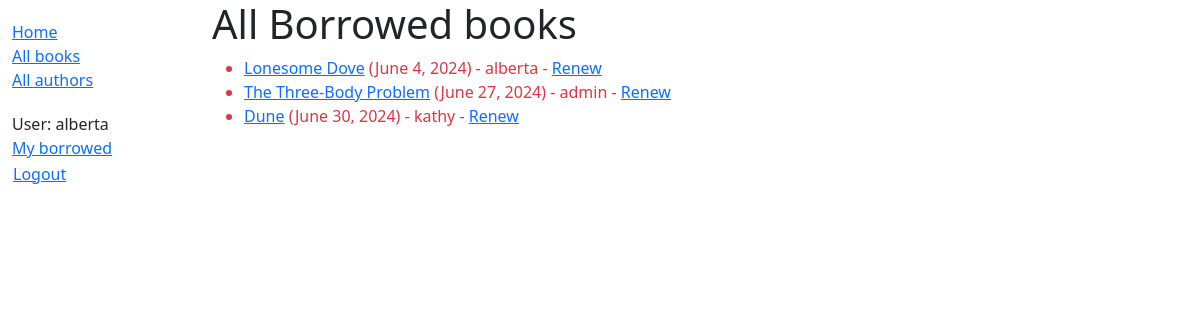
/catalog/borrowedbooks/ (signed in), run on an earlier commit of the app's database.
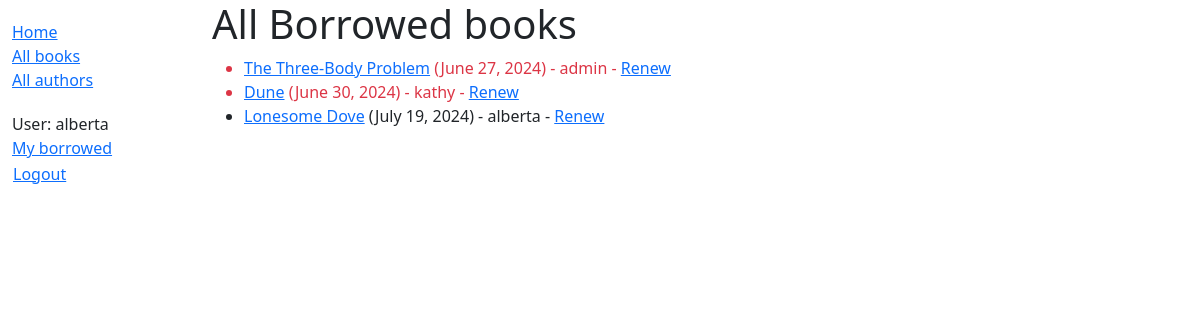
And on a later commit of the database.
### catalog/models.py (models this page shows, shortened)
class BookInstance(models.Model):
    id = models.UUIDField(primary_key=True, default=uuid.uuid4,
                          help_text="Unique ID for this particular book across whole library")
    book = models.ForeignKey('Book', on_delete=models.RESTRICT, null=True)
    imprint = models.CharField(max_length=200)
    due_back = models.DateField(null=True, blank=True)
    LOAN_STATUS = (
        ('m', 'Maintenance'),
        ('o', 'On loan'),
        ('a', 'Available'),
        ('r', 'Reserved'),
    )
    status = models.CharField(
        max_length=1,
        choices=LOAN_STATUS,
        blank=True,
        default='m',
        help_text='Book availability',
    )
    borrower = models.ForeignKey(
        settings.AUTH_USER_MODEL,
        on_delete=models.SET_NULL,
        null=True,
        blank=True,
    )
    class Meta:
        ordering = ['due_back']
        permissions = (('can_mark_returned', 'Set book as returned'),)
    @property
    def is_overdue(self):
        return bool(self.due_back and date.today() > self.due_back)

class Book(models.Model):
    title = models.CharField(max_length=200)
    author = models.ForeignKey('Author', on_delete=models.RESTRICT, null=True)
    summary = models.TextField(
        max_length=1000, help_text="Enter a brief description of the book")
    isbn = models.CharField('ISBN', max_length=13,
        unique=True,
        help_text='13 Character <a href="https://www.isbn-international.org/content/what-isbn'
            '">ISBN number</a>')
    genre = models.ManyToManyField(
        Genre, help_text="Select a genre for this book")
    language = models.ForeignKey('Language', on_delete=models.SET_NULL, null=True)
    def display_genre(self):
        """Create a string for the Genre. This is required to display genre in Admin."""
        return ', '.join(genre.name for genre in self.genre.all()[:3])
    display_genre.short_description = 'Genre'

### catalog/views.py (the view)
# urls.py: path('borrowedbooks/', views.LoanedBooksListView.as_view(), name='borrowed')
class LoanedBooksListView(PermissionRequiredMixin, generic.ListView):
	model = BookInstance
	paginate_by = 10
	permission_required = ('catalog.can_mark_returned',)
	def get_queryset(self):
		return (
			BookInstance.objects.filter(status__exact='o').order_by('due_back')
		)

### catalog/templates/catalog/bookinstance_list.html
{% extends 'base_generic.html' %}
{% block content %}
    <h1>All Borrowed books</h1>
    {% if bookinstance_list %}
        <ul>
            {% for bookinst in bookinstance_list %}
                <li class="{% if bookinst.is_overdue %}text-danger{% endif %}">
                    <a href="{% url 'book-detail' bookinst.book.pk %}">{{ bookinst.book.title }}</a> ({{ bookinst.due_back }}) - {{ bookinst.borrower }}
                    {% if perms.catalog.can_mark_returned %}- <a href="{% url 'renew-book-librarian' bookinst.id %}">Renew</a>{% endif %}
                </li>
            {% endfor %}
        </ul>
    {% else %}
        <p>There are no books borrowed.</p>
    {% endif %}
{% endblock %}

### catalog/templates/base_generic.html (shortened to what this page needs)
<!DOCTYPE html>
<html lang="en">
	<head>
		<link href="https://cdn.jsdelivr.net/npm/bootstrap@5.3.3/dist/css/bootstrap.min.css" rel="stylesheet">
		{% load static %}
		<link rel="stylesheet" href="{% static 'css/styles.css' %}" />
	</head>
	<body>
		<div class="container-fluid">
			<div class="row">
				<div class="col-sm-2">
					{% block sidebar %}
						<ul class="sidebar-nav">
							<li><a href="{% url 'index' %}">Home</a></li>
							<li><a href="{% url 'books' %}">All books</a></li>
							<li><a href="{% url 'authors' %}">All authors</a></li>
						</ul>
						<ul class="sidebar-nav">
							{% if user.is_authenticated %}
								<li>User: {{ user.get_username }}</li>
								{% if user.is_staff and perms.catalog.can_mark_returned %}
									<li><a href="{% url 'borrowed' %}">All borrowed</a></li>
								{% else %}
									<li><a href="{% url 'my-borrowed' %}">My borrowed</a></li>
								{% endif %}
								<li>
									<form id="logout-form" method="post" action="{% url 'logout' %}">
										<button type="submit" class="btn btn-link">Logout</button>
									</form>
								</li>
							{% else %}
								<li><a href="{% url 'login' %}?next={{ request.path }}">Login</a></li>
							{% endif %}
						</ul>
					{% endblock %}
				</div>
				<div class="col-sm-10 ">{% block content %}{% endblock %}
				</div>
			</div>
		</div>
	</body>
</html>

### catalog/static/css/styles.css (style rules this page uses)
.sidebar-nav { margin-top: 20px; padding: 0; list-style: none; }
#logout-form { display: inline; }
#logout-form button { padding: 0; margin: 0; }

What changed in the data, as far as the page shows it:
changed BookInstance "Lonesome Dove": due_back "June 4, 2024" → "July 19, 2024"; moves down the list
